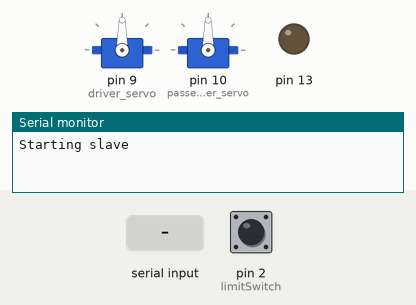
Recording of a sketch running on a simulated Arduino Uno, built with avr-gcc and run on an emulated ATmega328P. Shown: 2 × servo, output pins drawn as LEDs (lit = HIGH), the last lines printed to the serial monitor. Inputs (shaded band) come from the test bench; at power-on: pin 2 (limitSwitch) HIGH. Random numbers use the default seed unless the sketch sets one.

Above: at 6.2 s.
6.3 s: "Coffin cycle pre-up\n" received over Serial
At 8.0 s:
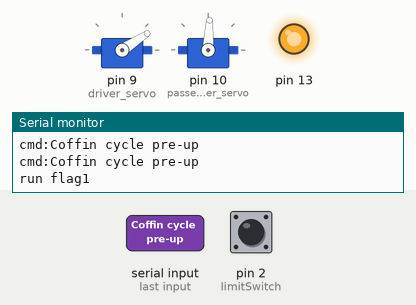
9.0 s: pin 2 (limitSwitch) pulled LOW for 0.15 s
At 9.9 s:
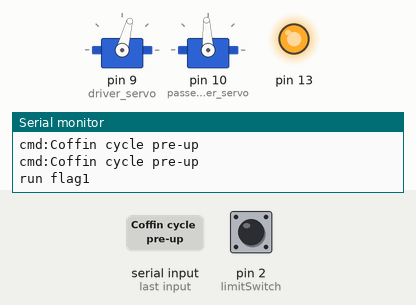
12.0 s: pin 2 (limitSwitch) pulled LOW for 3.2 s
At 16.8 s:
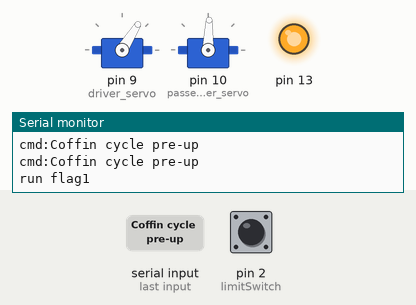
17.1 s: pin 2 (limitSwitch) pulled LOW for 1 s
At 17.7 s:
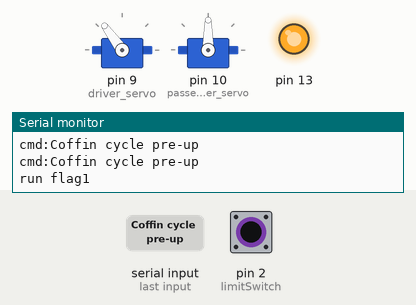
20.3 s: pin 2 (limitSwitch) pulled LOW for 0.15 s
At 23.0 s:
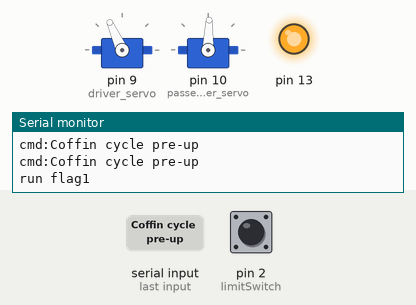
Timing chart, 0 to 24.4 s (numbered marks = the images above; inputs shaded):
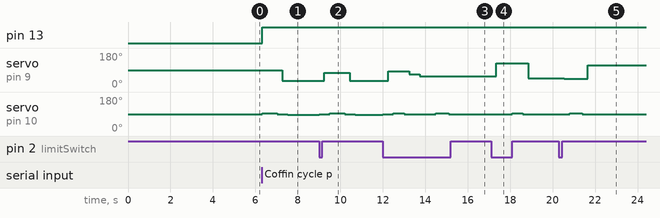

The sketch:

Skeleton_Servo_Controller_Command_Control.ino
```cpp
#include <Servo.h>

Servo driver_servo;  // create servo object to control a servo
Servo passenger_servo;
// a maximum of eight servo objects can be created

int pos = 0;    // variable to store the servo position

// digital pin 2 has a pushbutton attached to it. Give it a name:
int limitSwitch = 2;
int buttonState = LOW;

void setup()
{
  driver_servo.attach(9);//9);  // attaches the servo on pin 9 to the servo object
  driver_servo.write(90);
  passenger_servo.attach(10);
  passenger_servo.write(90);
  delay(5000);
  // make the pushbutton's pin an input:
  pinMode(limitSwitch, INPUT_PULLUP);
  //digitalWrite(limitSwitch, HIGH);

  // run mode active status light
  pinMode(13, OUTPUT);

  Serial.begin(9600);     // opens serial port, sets data rate to 9600 bps
  Serial.println("Starting slave");
}


int i = 0;
boolean runflag = false;
char cmdbuf[200];
int passengerhomepos=HIGH;
void loop()
{

  String parse_cmd; // string object to parse
  int parse_eql; // index of equal sign in command string
  boolean parse_error; // parse error flag
  String cmd;
  String cmd_val;
  int bytes_read=0;
  int last_cmd_val;
  int headspeed;
  int headposition;

  //Serial.println("checking for cmd");
  // check for a command
  if (Serial.available() > 0) {
    // read the command
    cmdbuf[0] ='\0';
    bytes_read =0;
    bytes_read=Serial.readBytesUntil('\n', cmdbuf, 200);
    Serial.println(bytes_read);
    cmdbuf[bytes_read] ='\0';
    Serial.print("cmd:");
    Serial.println(cmdbuf);

    //Parse the command
    parse_cmd = String(cmdbuf);
    Serial.print("cmd:");
    Serial.println(parse_cmd);
    // first do some cleanup
    //parse_cmd.toLowerCase();
    parse_cmd.trim();

    //flag invalid commands or syntax
    parse_error = false;

    // find the command , assume the first 3 characters
    cmd = parse_cmd; //parse_cmd.substring(0,3);

    //runflag=false;
    // valid commands
    //"Setup completed"
    //"Coffin cycle pre-up"
    //"Coffin cycle up"
    // "Coffin cycle up idle"
    //"Coffin cycle down"
    //"Coffin cycle idle"
    if(cmd.startsWith("Coffin cycle pre-up")) // the command means the master has started its fx cycle
    {
      runflag=true;
      randomSeed(analogRead(0));
    }
    else if(cmd.startsWith("Coffin cycle idle")) // the command means the master has finsihed its fx cycle and is an idle condition
    {
      runflag = false;
      passenger_servo.write(90);
      delay(450);
      driver_servo.write(90);
    }
    else // just ignore the command b/c the master is in an intermediate state
    {
      parse_error = true;
    }
    Serial.print("run flag");
    Serial.println(runflag);


  }
  // actually run the motor if command was to do so
  if(runflag==true)
  {
    digitalWrite(13, HIGH);
    headspeed=random(93,95); //98);
    headposition=random(4,8)*100;
    passenger_servo.write(headspeed);
    delay(headposition);
    passenger_servo.write(90);//93);
    delay(250);
    pos=random(30,131);
    driver_servo.write(pos);
    delay(250);
    headspeed=random(86,89);
    passenger_servo.write(headspeed);

    passengerhomepos=HIGH;
     while(passengerhomepos==HIGH){
          passengerhomepos=digitalRead(limitSwitch);
    }
    //Serial.println("hit limit");
    passenger_servo.write(90);//93);
    delay(250);
    pos=random(30,131);
    driver_servo.write(pos);
    pos=random(1,4)*250;
    delay(pos);
  }
  else
  {
    digitalWrite(13, LOW);
  }


  // this is the active control of the servos
  // if(i<= 1)
  // {
  // if( buttonState == HIGH)
  //    for (i=0; i<= 6; i++)
  //    {


  //    }
  //  }
  //  else
  //  {
  i=0;
  //delay(3000);
  //  }

  //limitSwitch = digitalRead();
  // if( buttonState == HIGH)


}
```

Measured:
- after the input at 6.3 s, pin 13: LOW → HIGH at once; servo on pin 9 (driver_servo): 90° → 33° after 0.97 s; servo on pin 10 (passenger_servo): 90° → 93° at once, → 90° 0.70 s later, → 87° 0.50 s later
- after the input at 9.0 s, servo on pin 9 (driver_servo): 33° → 75° after 0.25 s, → 33° 1.2 s later; servo on pin 10 (passenger_servo): 87° → 90° at once, → 93° 0.50 s later, → 90° 0.70 s later, → 87° 0.50 s later
- after the input at 12.0 s, servo on pin 9 (driver_servo): 33° → 83° after 0.25 s, → 68° 1.0 s later, → 58° 0.50 s later; servo on pin 10 (passenger_servo): 87° → 90° at once, → 94° 0.50 s later, → 90° 0.50 s later, → 93° 1.5 s later, … (6 changes in this stretch)
- after the input at 17.1 s, servo on pin 9 (driver_servo): 58° → 126° after 0.25 s, → 47° 1.5 s later; servo on pin 10 (passenger_servo): 88° → 90° at once, → 94° 1.0 s later, → 90° 0.50 s later, → 88° 0.50 s later
- after the input at 20.3 s, servo on pin 9 (driver_servo): 47° → 43° after 0.25 s, → 114° 1.1 s later; servo on pin 10 (passenger_servo): 88° → 90° at once, → 93° 0.50 s later, → 90° 0.60 s later, → 88° 0.50 s later
